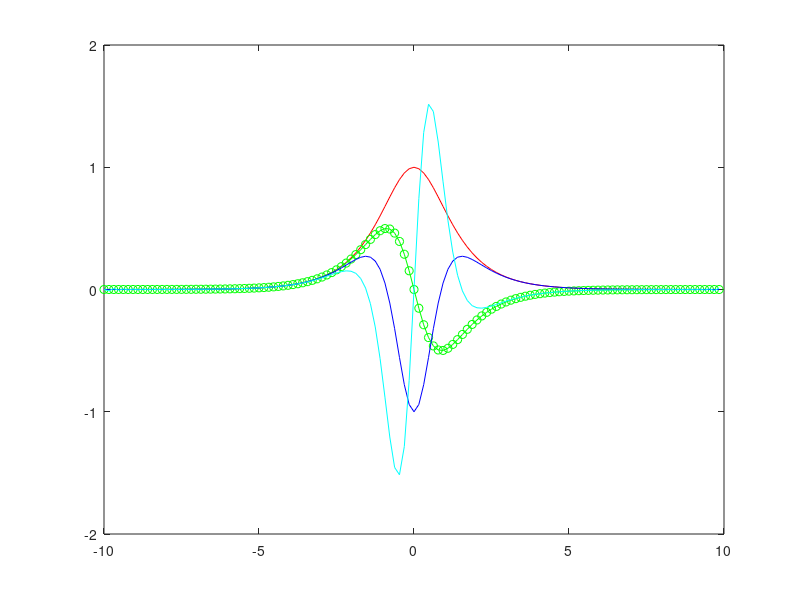

Source code (MATLAB):
clear all; close all; % clear all variables and figures

L=20;	% define the computational domain [-L/2,L/2] 
n=128; % define the number of Fourier modes 2^n
x2=linspace(-L/2,L/2,n+1); 

% define the domain discretization 
x=x2(1:n); 
% consider only the first n points: periodicity 
u=sech(x);	% function to take a derivative of 
ut=fft(u);	% FFT the function

k=(2*pi/L)*[0:(n/2-1) (-n/2):-1]; % k rescaled to 2pi domain

ut1=i*k.*ut;	% first derivative 
ut2=-k.*k.*ut;	% second derivative 
ut3=-i*k.*k.*k.*ut; % third derivative

u1=ifft(ut1); u2=ifft(ut2); u3=ifft(ut3); % inverse transform 
u1exact=-sech(x).*tanh(x); % analytic first derivative

figure(1)
plot(x,u,'r',x,u1,'g',x,u1exact,'go',x,u2,'b',x,u3,'c') % plot